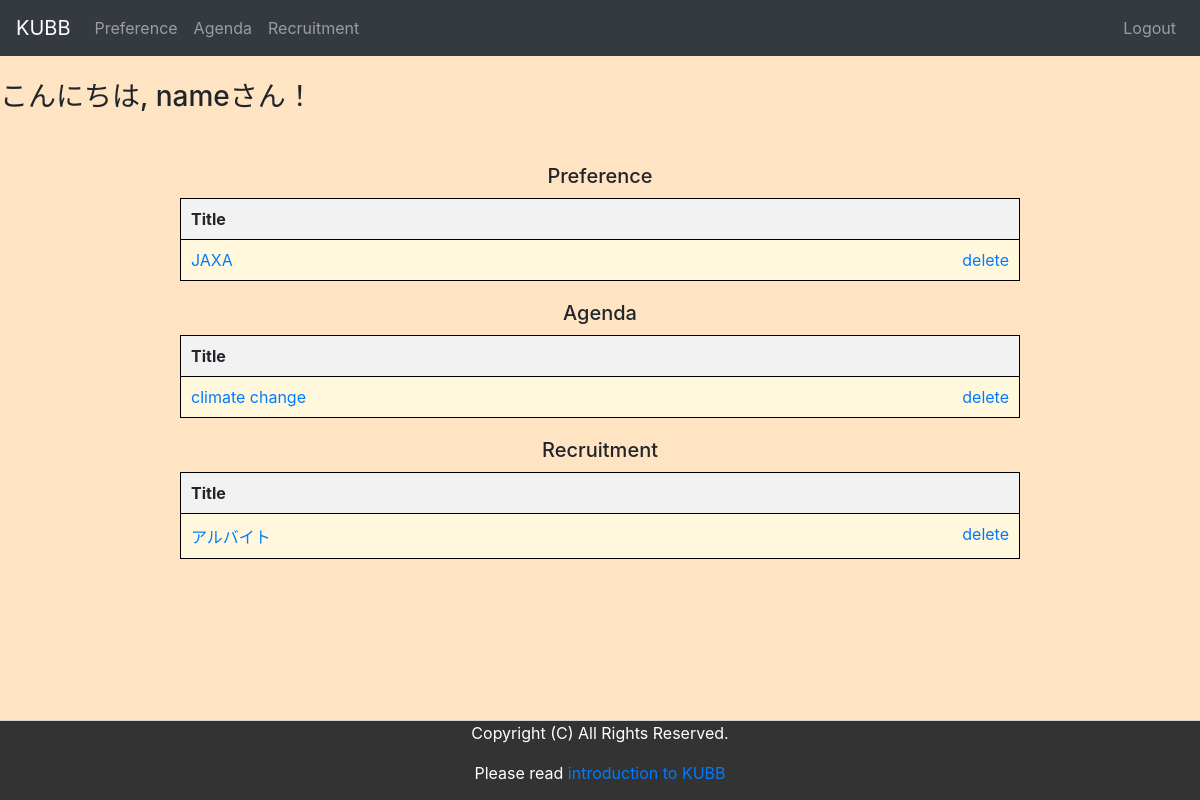
Page / (signed in) on the earlier database version.
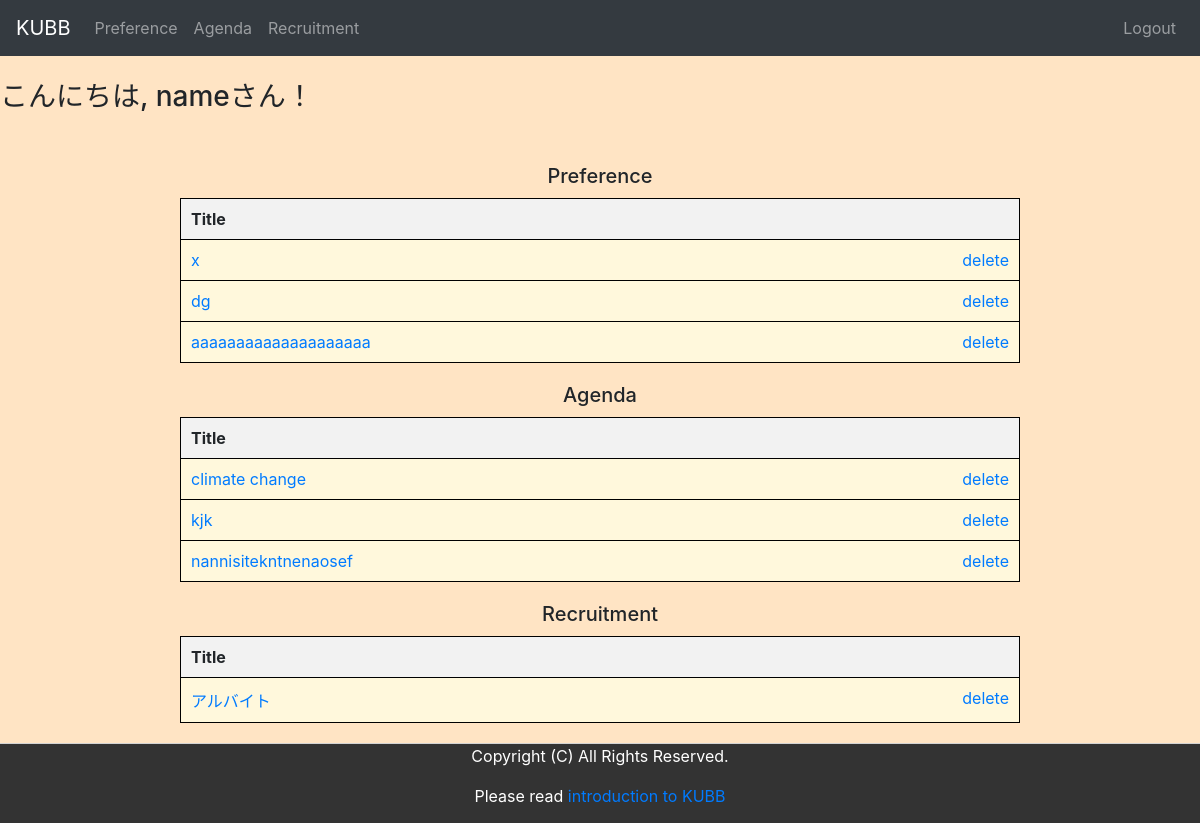
Same page on the later database version.
### dream/models.py (models this page shows)
class Preference_people(models.Model):
    title = models.ForeignKey(Preference,null=False,db_column='title',to_field='title', on_delete=models.CASCADE, default='title')
    username = models.CharField(max_length=100,default='usernname')

class Preference(models.Model):
    title = models.CharField(max_length=50, unique=True)
    body = models.CharField(max_length=200,blank=True)
    name = models.CharField(max_length=20,blank=True)
    create_date = models.DateField(auto_now=True)
    tags = models.ManyToManyField(Preference_Tag, blank=True)
    def __str__(self):
        return self.title

class Agenda_people(models.Model):
    title = models.ForeignKey(Agenda,null=False,db_column='title', to_field='title', on_delete=models.CASCADE, default='title')
    username = models.CharField(max_length=100,default='usernname')

class Agenda(models.Model):
    title = models.CharField(max_length=50,unique=True)
    body = models.CharField(max_length=200)
    name = models.CharField(max_length=20,blank=True)
    create_date = models.DateField(auto_now=True)
    tags = models.ManyToManyField(Agenda_Tag, blank=True)
    def __str__(self):
        return self.title

class Recruitment_people(models.Model):
    title = models.ForeignKey(Recruitment,null=False,db_column='title', to_field='title', on_delete=models.CASCADE, default='title')
    username = models.CharField(max_length=100,default='usernname')

class Recruitment(models.Model):
    title = models.CharField(max_length=50,unique=True)
    body = models.CharField(max_length=200)
    adress = models.CharField(max_length=20,blank=False,default='adress')
    create_date = models.DateField( auto_now=True)
    tags = models.ManyToManyField(Recruitment_Tag, blank=True)
    author = models.CharField(max_length=50, blank=True)
    def __str__(self):
        return self.title

### dream/views.py (the view)
# urls.py: path('', views.index, name='index'),
@login_required
def index(request):
        name=request.user.username
        preference = Preference_people.objects.filter(username=name)
        agenda = Agenda_people.objects.filter(username=name)
        recruitment = Recruitment_people.objects.filter(username=name)
        context = {
            'preference': preference,
            'agenda': agenda,
            'recruitment': recruitment,
        }
        return render(request, 'dream/index.html', context)

### dream/templates/dream/index.html (shortened to what this page needs)
{% extends "dream/base.html" %}
{% block content %}
        {% if request.user.is_authenticated %}
            <h3>
                こんにちは, {{ user.username }}さん！
            </h3>
        {% endif %}
    <div class="gray-box">
        <div class="center-content">
            <table>
                <h1>Preference</h1>
                <tr>
                    <th>Title</th>
                </tr>
                    {% for i in preference %}
                    <tr>
                        <td><a href="{% url 'dream:preference_groupchat' room_name=i.title %}">{{ i.title }}</a>
                        <a href="{% url 'dream:preference_like_delete' id=i.id %}" class="delete_button">delete</a></td>
                    </tr>
                    {% endfor %}
            </table>
            <table>
                <h1>Agenda</h1>
                <tr>
                    <th>Title</th>
                </tr>
                {% for i in agenda %}
                <tr>
                    <td><a href="{% url 'dream:agenda_groupchat' room_name=i.title %}">{{ i.title }}</a>
                    <a href="{% url 'dream:agenda_like_delete' id=i.id %}" class="delete_button">delete</a></td>
                </tr>
                {% endfor %}
            </table>
            <table>
                <h1>Recruitment</h1>
                <tr>
                    <th>Title</th>
                </tr>
                {% for i in recruitment %}
                <tr>
                    <td><a href="{% url 'dream:detail' title=i.title %}">{{ i.title }}</a>
                    <a href="{% url 'dream:recruitment_like_delete' id=i.id %}" class="delete_button">delete</a></td>
                </tr>
                {% endfor %}
            </table>
        </div>
    </div>
{% endblock %}

Differences in the rows shown:
removed Preference_people: title "JAXA"
added Preference_people: title "x"
added Preference_people: title "dg"
added Preference_people: title "aaaaaaaaaaaaaaaaaaaa"
added Agenda_people: title "kjk"
added Agenda_people: title "nannisitekntnenaosef"
